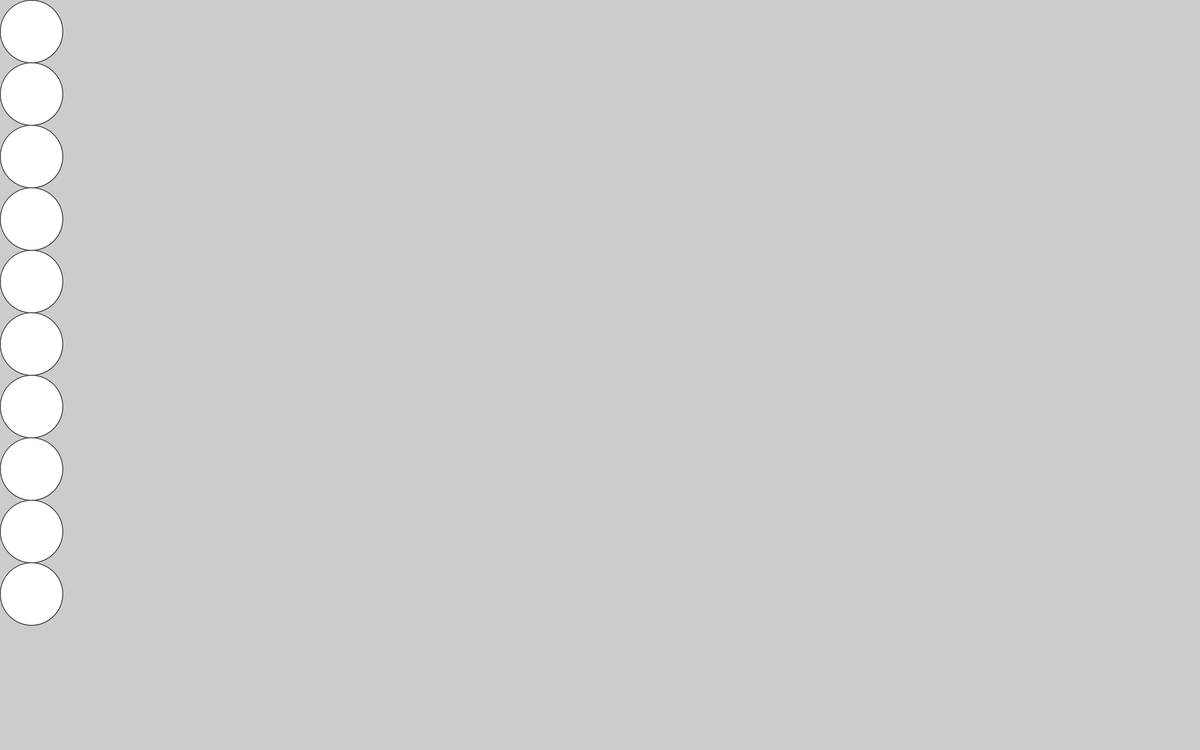
Frame 1 (no input)
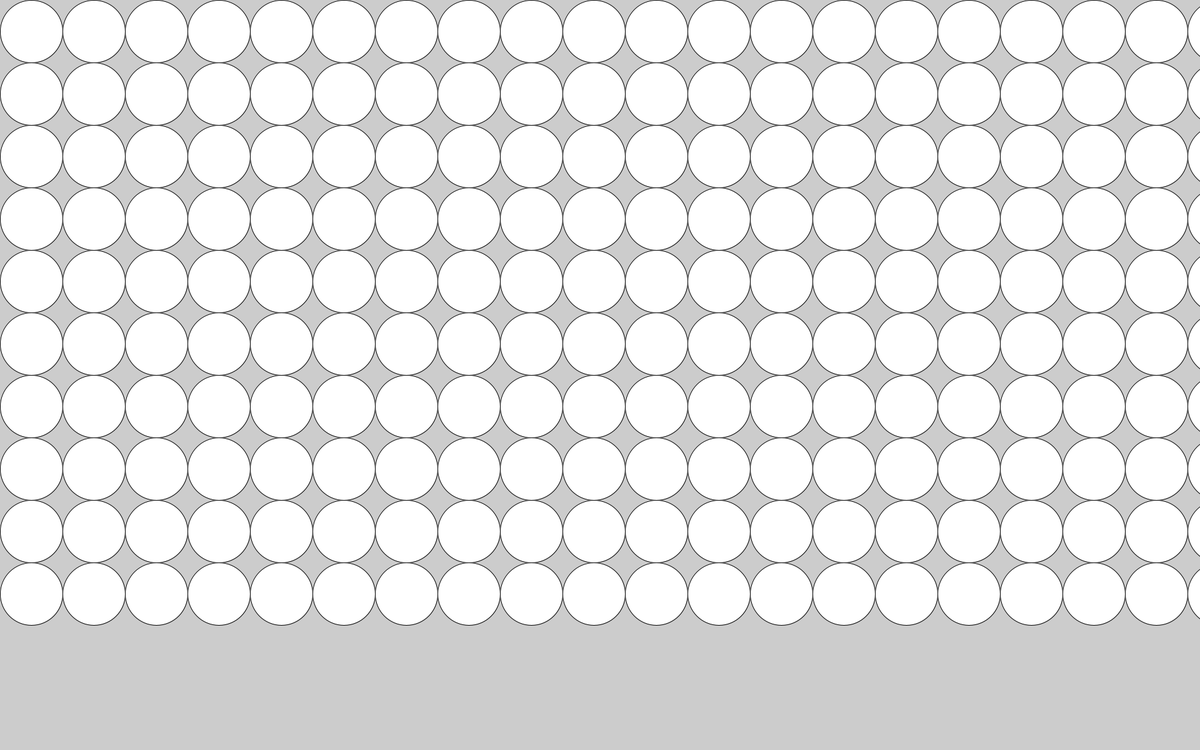
Frame 60 (the mouse pressed at the canvas centre just before this capture)
Frame 120 (the mouse held since frame 60 and released just before this capture): identical to frame 60, image omitted

The Processing sketch that drew these frames (run headless with seeded random() and noise(); from frame 60 on, the mouse is pressed at the canvas centre):

// Processing sketch: soundtrack
// ── soundtrack.pde
int buttonsize = 100;
int i = 50;
void setup (){
  size(1920, 1200);
}
void draw() {
   ellipse(i, 50, buttonsize, buttonsize);
  ellipse(i, 150, buttonsize, buttonsize);
  ellipse(i, 250, buttonsize, buttonsize);
  ellipse(i, 350, buttonsize, buttonsize);
  ellipse(i, 450, buttonsize, buttonsize);
  ellipse(i, 550, buttonsize, buttonsize);
  ellipse(i, 650, buttonsize, buttonsize);
  ellipse(i, 750, buttonsize, buttonsize);
  ellipse(i, 850, buttonsize, buttonsize);
  ellipse(i, 950, buttonsize, buttonsize);
    i = i + 100; 
}
